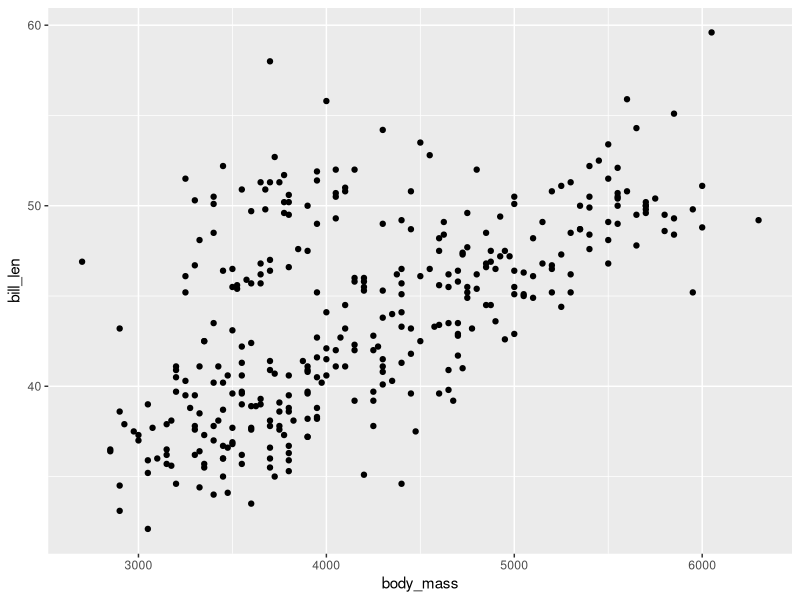
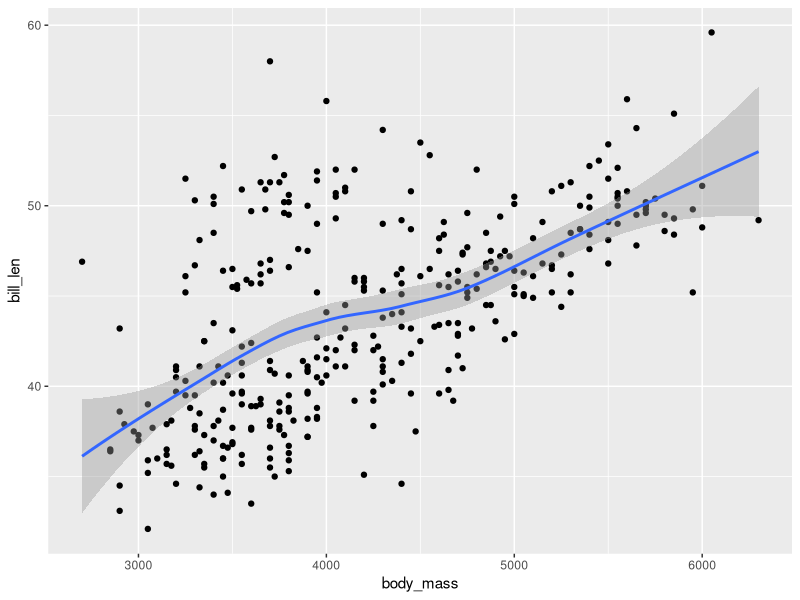
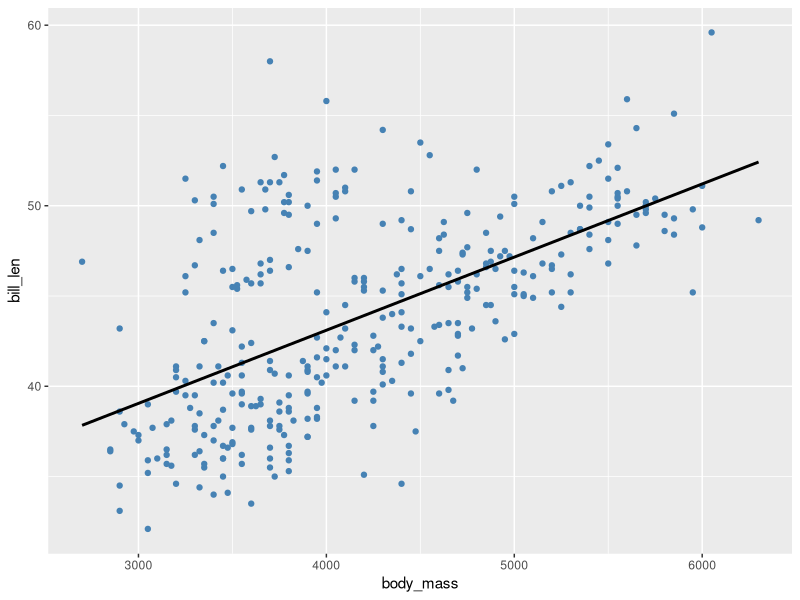
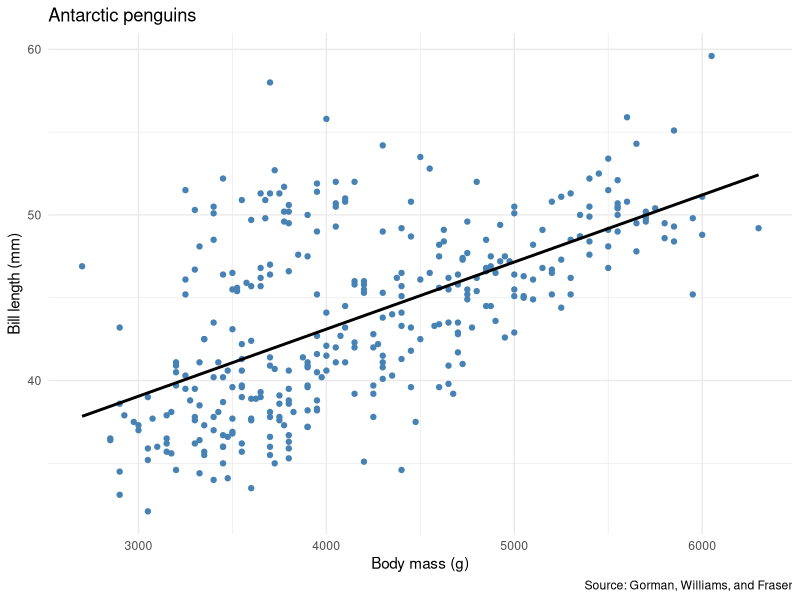
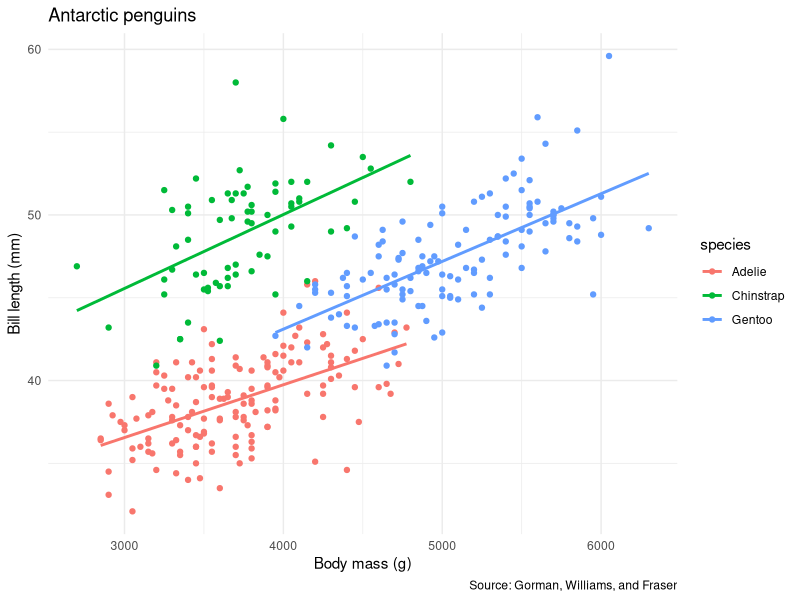
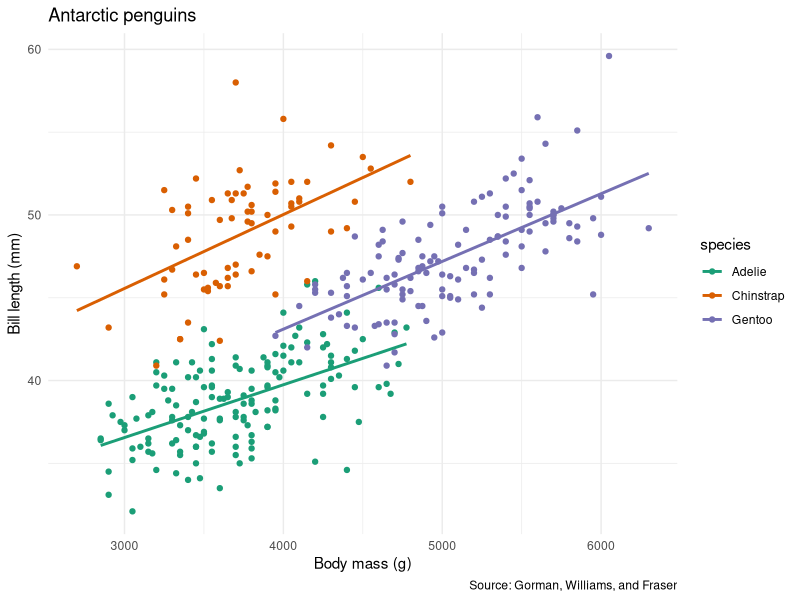
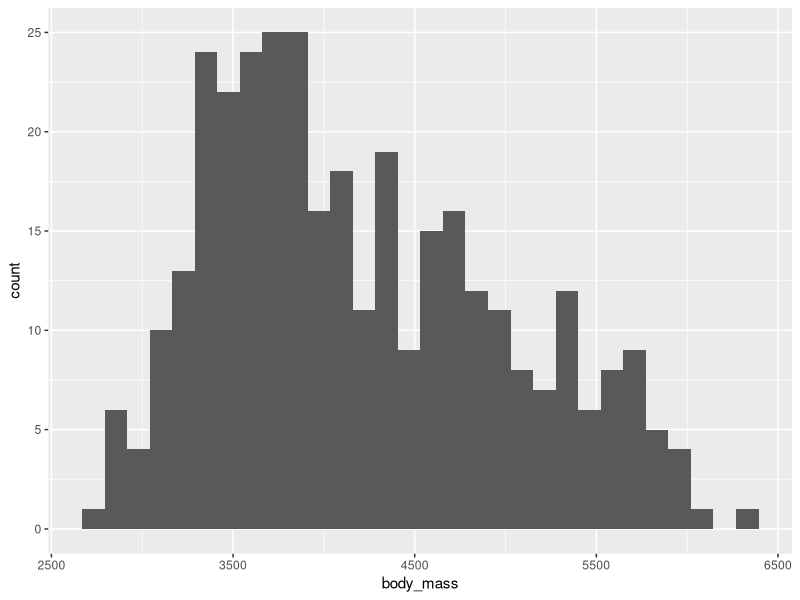
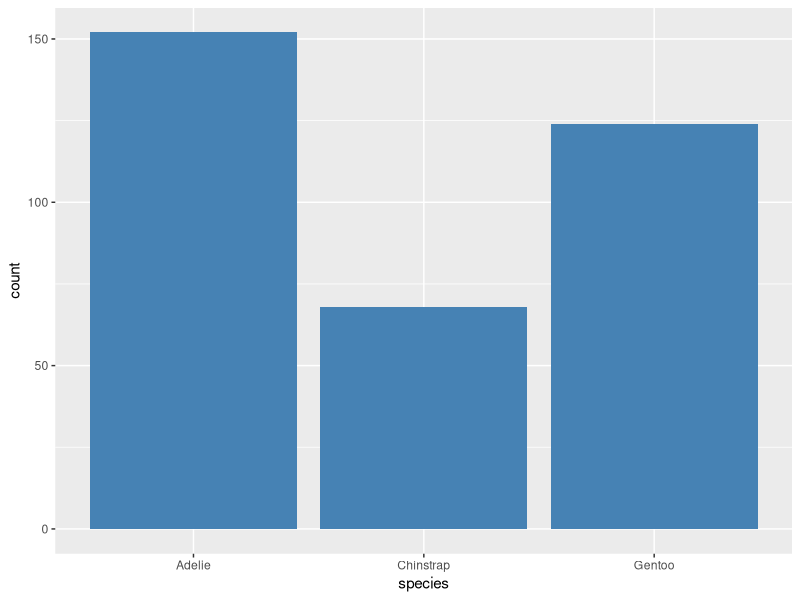

These figures' R source, in order:
## ---- chunk 1
library(ggplot2) 
ggplot(penguins, aes(x = body_mass,
                     y = bill_len)) + 
  geom_point() 
## ---- chunk 2
ggplot(penguins, aes(x = body_mass,
                     y = bill_len)) +
  geom_point() +
  geom_smooth()
## ---- chunk 3
ggplot(penguins, aes(x = body_mass,
                     y = bill_len)) + 
  geom_point(color = "steelblue") +
  geom_smooth(method = "lm",
              se = FALSE,
              color = "black")
## ---- chunk 4
ggplot(penguins, aes(x = body_mass,
                     y = bill_len)) + 
  geom_point(color = "steelblue") +
  geom_smooth(method = "lm",
              se = FALSE,
              color = "black") +
  labs(x = "Body mass (g)",
       y = "Bill length (mm)",
       title = "Antarctic penguins",
       caption = "Source: Gorman, Williams, and Fraser") +
  theme_minimal()
## ---- chunk 5
ggplot(penguins, aes(x = body_mass,
                     y = bill_len,
                     color = species)) + 
  geom_point() +
  geom_smooth(method = "lm",
              se = FALSE) +
  labs(x = "Body mass (g)",
       y = "Bill length (mm)",
       title = "Antarctic penguins",
       caption = "Source: Gorman, Williams, and Fraser") +
  theme_minimal()
## ---- chunk 6
ggplot(penguins, aes(x = body_mass,
                     y = bill_len,
                     color = species)) + 
  geom_point() +
  geom_smooth(method = "lm",
              se = FALSE) +
  labs(x = "Body mass (g)",
       y = "Bill length (mm)",
       title = "Antarctic penguins",
       caption = "Source: Gorman, Williams, and Fraser") +
  theme_minimal() +
  scale_color_brewer(palette = "Dark2")
## ---- chunk 7
ggplot(penguins, aes(x = body_mass)) + 
  geom_histogram()

ggplot(penguins, aes(x = species)) + 
  geom_bar(fill = "steelblue")
## ---- chunk 8
ggplot(penguins, aes(x = species,
                     y = body_mass)) + 
  geom_boxplot()
## ---- chunk 9
ggplot(penguins, aes(y = species,
                     x = body_mass)) + 
  geom_boxplot()
